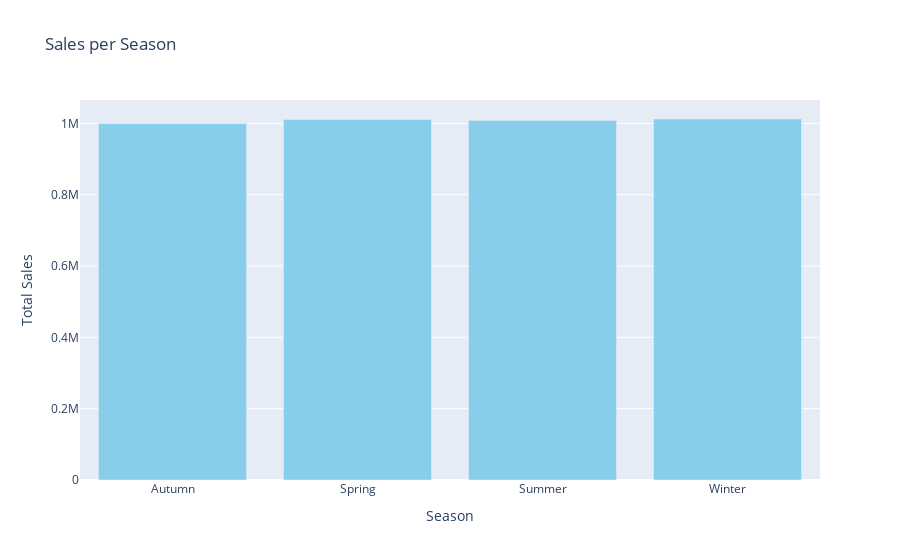

Notebook source saved alongside this figure:
### Code cell
sales_per_season = df.groupby(by='Seasonality')['Price'].sum()
print(sales_per_season.max())


fig4 = go.Figure(data=[go.Bar(
    x=sales_per_season.index,  # x-axis is the seasons
    y=sales_per_season.values,  # y-axis is the sales
    marker=dict(color='skyblue')  # Color of the bars
)])


fig4.update_layout(
    title='Sales per Season',
    xaxis_title='Season',
    yaxis_title='Total Sales',
    template='plotly',
)


fig4.show()

### Figure 1 — Plotly figure (JSON) as saved in the notebook; plotly's stock layout.template omitted (floating-point values rounded to 4 significant figures)
{"data": [{"marker": {"color": "skyblue"}, "type": "bar", "x": ["Autumn", "Spring", "Summer", "Winter"], "y": [999279, 1010699, 1008335, 1012212]}], "layout": {"autosize": true, "title": {"text": "Sales per Season"}, "xaxis": {"autorange": true, "range": [-0.5, 3.5], "title": {"text": "Season"}, "type": "category"}, "yaxis": {"autorange": true, "range": [0, 1065000.0], "title": {"text": "Total Sales"}, "type": "linear"}}}
